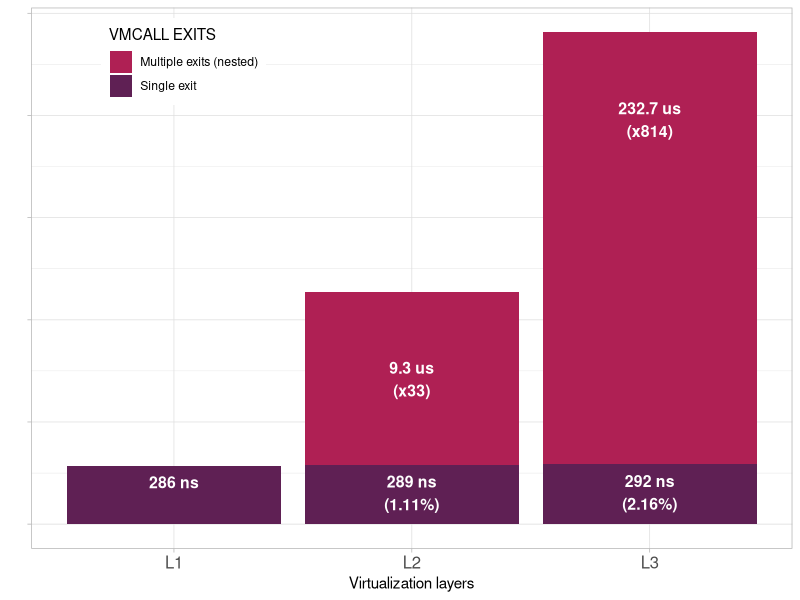

Here is the R script that generated this plot:
#!/usr/bin/env Rscript
library(ggplot2)
library(ggrepel)
library(plyr)
# write.csv(data1, file="./hypercall/data/hypercall-host-disabled.csv", row.names = FALSE)

data1 <- read.table("./hypercall/data/hypercall-benchmark-l1.csv", header=T, sep=",")
data2 <- read.table("./hypercall/data/hypercall-benchmark-l2.csv", header=T, sep=",")
data3 <- read.table("./hypercall/data/hypercall-benchmark-l3.csv", header=T, sep=",")

data11 <- read.table("./hypercall/data/hypercall-benchmark-l1.csv", header=T, sep=",")
data22 <- read.table("./hypercall/data/hypercall-nested-patch-l2.csv", header=T, sep=",")
data33 <- read.table("./hypercall/data/hypercall-nested-patch-l3.csv", header=T, sep=",")

baseline <- median(data1$elapsed_time)

colors <- c( "#af2054", "#5f2054", "#ff0d54")
data1$layer <- 'L1'
data2$layer <- 'L2'
data3$layer <- 'L3'
data11$layer <- 'L1'
data22$layer <- 'L2'
data33$layer <- 'L3'

multiple = 'Multiple exits (nested)'
single = 'Single exit'
data2$mode <- multiple
data3$mode <- multiple
data1$mode <- single
data11$mode <- single
data22$mode <- single
data33$mode <- single

data <- rbind(data1, data2, data3, data22, data33)

data <- ddply(data, .(layer,mode),
              transform,
              median = round(median(elapsed_time))
)

unique_data <- unique(data[c("layer", "mode", "median")])
unique_data$ratio <- ''
unique_data$overhead <- round((unique_data$median/baseline -1)*100, 2)
unique_data$time_label <- ''


for(i in 1:nrow(unique_data)) {
  row <- unique_data[i,]
  unique_data[i,]$time_label <- paste(row$median,'ns')
  if(row$layer == 'L1')
    next
  
  if(row$mode == multiple){
    unique_data[i,]$time_label <- paste(round(row$median/1000,1),'us')
    unique_data[i,]$ratio <- paste('(x',round(row$median/baseline),')',sep='')
    if(row$layer == 'L3')
      unique_data[i,]$median <- row$median/110
    else
      unique_data[i,]$median <- row$median/11
    
  }else{
    unique_data[i,]$ratio <- paste('(',round(row$overhead,2),'%)',sep='')
  }
}

p <- ggplot(unique_data, aes(x=reorder(layer, median), y=median)) +
  geom_bar(aes(fill=mode), position="stack", stat="identity") +
  geom_text(aes(label=paste(time_label, ratio, sep='\n' )),
            colour='white',  fontface = "bold",size = 4,
            position=position_dodge(width=0.1), vjust=1.3) +
  # coord_flip() +
  scale_fill_manual(values = colors) +
  # geom_hline(yintercept = c(baseline), linetype="dotted") +
  labs(x ="Virtualization layers", y ="", fill = "VMCALL EXITS") +
  
  theme_light()+
  theme(
    # legend.position="none",
    legend.position=c(.2,.9),
    # axis.text.y = element_text(size=12),
    axis.text.x = element_text(size=12),
    axis.text.y = element_blank()
  )

plot(p)
